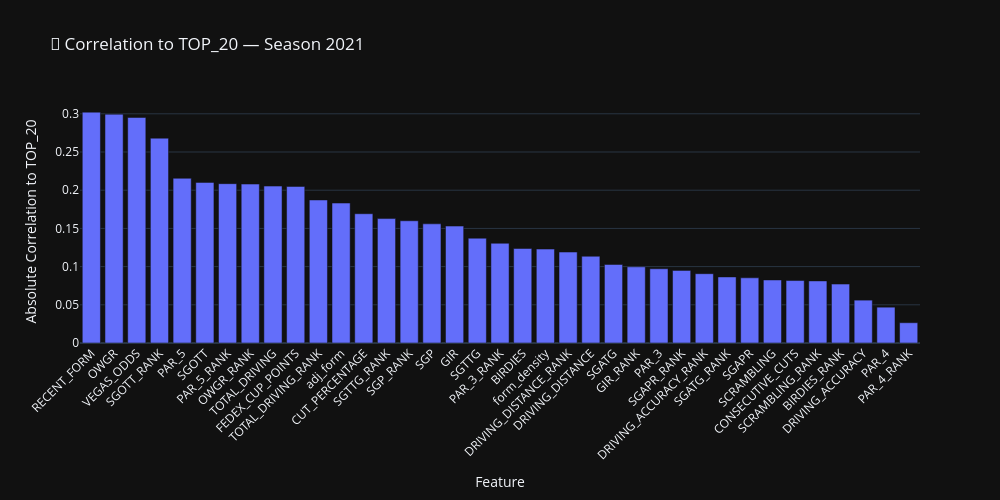
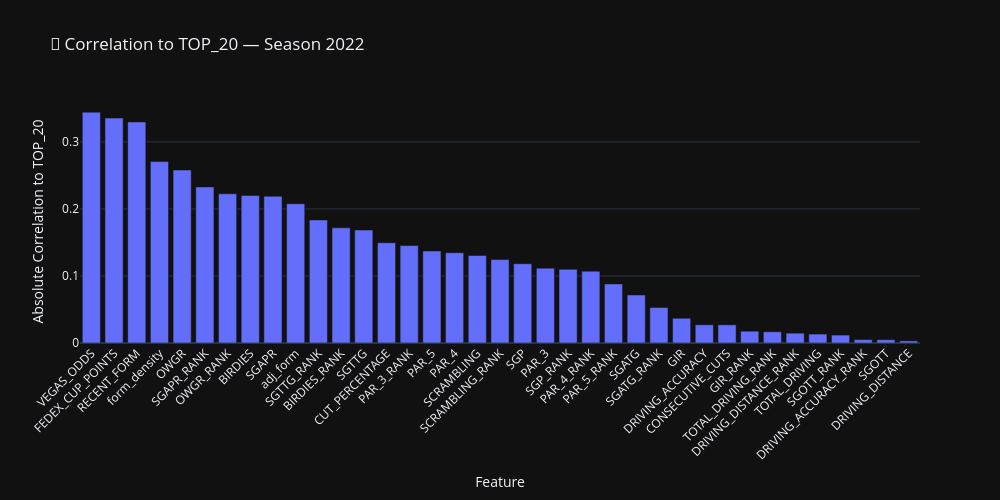
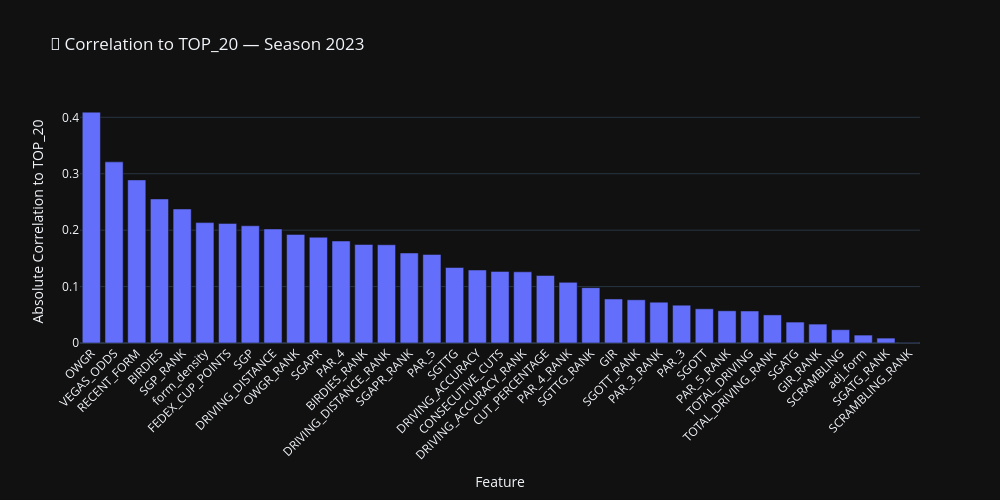
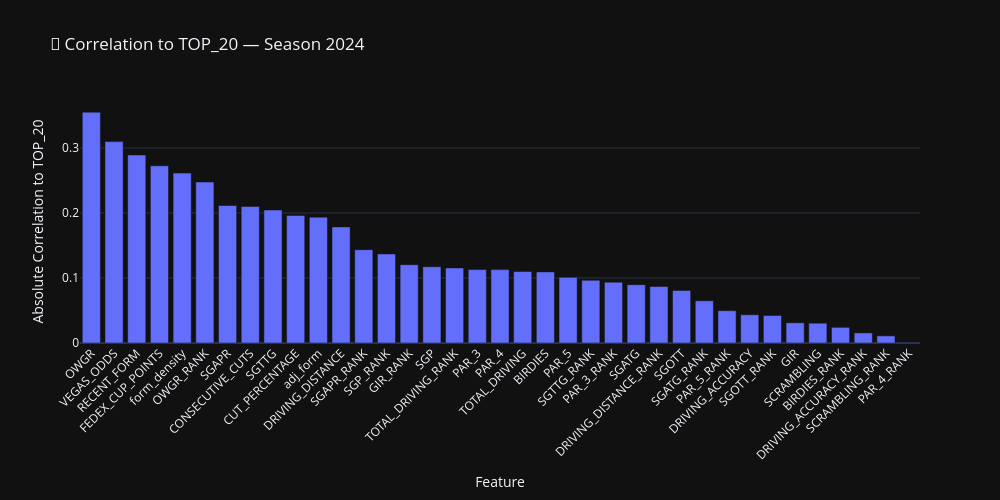

The cell these charts' notebook holds for them, in order:
### Markdown cell above
## Correlations
**Last 4 Years**

### Code cell
import plotly.express as px

# Get the 4 most recent seasons (or fewer if not available)
available_seasons = sorted(training_df["SEASON"].unique())[-4:]

# Dictionary to store correlation results
correlation_frames = {}

# Calculate correlations for each season
for season in available_seasons:
    df = training_df[training_df["SEASON"] == season].copy()

    # Numeric features only, drop final result
    numeric = df.select_dtypes(include=["float64", "int64"]).drop(columns=["FINAL_POS", "SEASON"], errors="ignore")

    # Skip if TOP_20 is not present
    if "TOP_20" not in numeric.columns:
        continue

    # Correlation with TOP_20
    cor = numeric.corr().abs()["TOP_20"].drop("TOP_20", errors="ignore").sort_values(ascending=False)
    cor_df = cor.reset_index()
    cor_df.columns = ["Feature", "Correlation"]
    correlation_frames[season] = cor_df

# Plot one bar chart per season
for season, cor_df in correlation_frames.items():
    fig = px.bar(
        cor_df,
        x="Feature",
        y="Correlation",
        title=f"🔎 Correlation to TOP_20 — Season {int(season)}",
        height=500,
        width=1000
    )

    fig.update_layout(
        xaxis_title="Feature",
        yaxis_title="Absolute Correlation to TOP_20",
        template="plotly_dark",
        xaxis_tickangle=-45
    )

    fig.show()

### Figure 1 — Plotly figure (JSON) as saved in the notebook; plotly's stock layout.template omitted (floating-point values rounded to 4 significant figures)
{"data": [{"hovertemplate": "Feature=%{x}<br>Correlation=%{y}<extra></extra>", "legendgroup": "", "marker": {"color": "#636efa", "pattern": {"shape": ""}}, "name": "", "orientation": "v", "showlegend": false, "textposition": "auto", "type": "bar", "x": ["RECENT_FORM", "OWGR", "VEGAS_ODDS", "SGOTT_RANK", "PAR_5", "SGOTT", "PAR_5_RANK", "OWGR_RANK", "TOTAL_DRIVING", "FEDEX_CUP_POINTS", "TOTAL_DRIVING_RANK", "adj_form", "CUT_PERCENTAGE", "SGTTG_RANK", "SGP_RANK", "SGP", "GIR", "SGTTG", "PAR_3_RANK", "BIRDIES", "form_density", "DRIVING_DISTANCE_RANK", "DRIVING_DISTANCE", "SGATG", "GIR_RANK", "PAR_3", "SGAPR_RANK", "DRIVING_ACCURACY_RANK", "SGATG_RANK", "SGAPR", "SCRAMBLING", "CONSECUTIVE_CUTS", "SCRAMBLING_RANK", "BIRDIES_RANK", "DRIVING_ACCURACY", "PAR_4", "PAR_4_RANK"], "xaxis": "x", "y": [0.3022, 0.2995, 0.2952, 0.2681, 0.2156, 0.2102, 0.2086, 0.208, 0.2054, 0.205, 0.1872, 0.1832, 0.1692, 0.1629, 0.16, 0.156, 0.153, 0.1372, 0.1305, 0.1237, 0.123, 0.1191, 0.1136, 0.1028, 0.0997, 0.09718, 0.09506, 0.09071, 0.08648, 0.08532, 0.08252, 0.08176, 0.08126, 0.07712, 0.0561, 0.04688, 0.02654], "yaxis": "y"}], "layout": {"barmode": "relative", "height": 500, "legend": {"tracegroupgap": 0}, "title": {"text": "🔎 Correlation to TOP_20 — Season 2021"}, "width": 1000, "xaxis": {"anchor": "y", "domain": [0, 1], "tickangle": -45, "title": {"text": "Feature"}}, "yaxis": {"anchor": "x", "domain": [0, 1], "title": {"text": "Absolute Correlation to TOP_20"}}}}

### Figure 2 — Plotly figure (JSON) as saved in the notebook; plotly's stock layout.template omitted (floating-point values rounded to 4 significant figures)
{"data": [{"hovertemplate": "Feature=%{x}<br>Correlation=%{y}<extra></extra>", "legendgroup": "", "marker": {"color": "#636efa", "pattern": {"shape": ""}}, "name": "", "orientation": "v", "showlegend": false, "textposition": "auto", "type": "bar", "x": ["VEGAS_ODDS", "FEDEX_CUP_POINTS", "RECENT_FORM", "form_density", "OWGR", "SGAPR_RANK", "OWGR_RANK", "BIRDIES", "SGAPR", "adj_form", "SGTTG_RANK", "BIRDIES_RANK", "SGTTG", "CUT_PERCENTAGE", "PAR_3_RANK", "PAR_5", "PAR_4", "SCRAMBLING", "SCRAMBLING_RANK", "SGP", "PAR_3", "SGP_RANK", "PAR_4_RANK", "PAR_5_RANK", "SGATG", "SGATG_RANK", "GIR", "DRIVING_ACCURACY", "CONSECUTIVE_CUTS", "GIR_RANK", "TOTAL_DRIVING_RANK", "DRIVING_DISTANCE_RANK", "TOTAL_DRIVING", "SGOTT_RANK", "DRIVING_ACCURACY_RANK", "SGOTT", "DRIVING_DISTANCE"], "xaxis": "x", "y": [0.3444, 0.3356, 0.3298, 0.2707, 0.2581, 0.2329, 0.2226, 0.2201, 0.219, 0.2077, 0.1836, 0.1718, 0.1685, 0.1495, 0.1453, 0.1373, 0.1347, 0.1306, 0.1244, 0.1183, 0.1117, 0.1099, 0.1071, 0.08819, 0.07159, 0.05293, 0.03688, 0.02719, 0.02711, 0.01763, 0.0168, 0.0147, 0.01333, 0.01182, 0.005078, 0.004905, 0.003154], "yaxis": "y"}], "layout": {"barmode": "relative", "height": 500, "legend": {"tracegroupgap": 0}, "title": {"text": "🔎 Correlation to TOP_20 — Season 2022"}, "width": 1000, "xaxis": {"anchor": "y", "domain": [0, 1], "tickangle": -45, "title": {"text": "Feature"}}, "yaxis": {"anchor": "x", "domain": [0, 1], "title": {"text": "Absolute Correlation to TOP_20"}}}}

### Figure 3 — Plotly figure (JSON) as saved in the notebook; plotly's stock layout.template omitted (floating-point values rounded to 4 significant figures)
{"data": [{"hovertemplate": "Feature=%{x}<br>Correlation=%{y}<extra></extra>", "legendgroup": "", "marker": {"color": "#636efa", "pattern": {"shape": ""}}, "name": "", "orientation": "v", "showlegend": false, "textposition": "auto", "type": "bar", "x": ["OWGR", "VEGAS_ODDS", "RECENT_FORM", "BIRDIES", "SGP_RANK", "form_density", "FEDEX_CUP_POINTS", "SGP", "DRIVING_DISTANCE", "OWGR_RANK", "SGAPR", "PAR_4", "BIRDIES_RANK", "DRIVING_DISTANCE_RANK", "SGAPR_RANK", "PAR_5", "SGTTG", "DRIVING_ACCURACY", "CONSECUTIVE_CUTS", "DRIVING_ACCURACY_RANK", "CUT_PERCENTAGE", "PAR_4_RANK", "SGTTG_RANK", "GIR", "SGOTT_RANK", "PAR_3_RANK", "PAR_3", "SGOTT", "PAR_5_RANK", "TOTAL_DRIVING", "TOTAL_DRIVING_RANK", "SGATG", "GIR_RANK", "SCRAMBLING", "adj_form", "SGATG_RANK", "SCRAMBLING_RANK"], "xaxis": "x", "y": [0.4092, 0.321, 0.2891, 0.2554, 0.2375, 0.2134, 0.212, 0.2078, 0.2021, 0.1925, 0.1875, 0.1807, 0.1746, 0.1741, 0.1595, 0.157, 0.1338, 0.1294, 0.1269, 0.1262, 0.1196, 0.1075, 0.0981, 0.07805, 0.07659, 0.07229, 0.067, 0.06061, 0.05706, 0.05677, 0.0498, 0.03709, 0.03352, 0.02357, 0.01402, 0.008676, 0.0006607], "yaxis": "y"}], "layout": {"barmode": "relative", "height": 500, "legend": {"tracegroupgap": 0}, "title": {"text": "🔎 Correlation to TOP_20 — Season 2023"}, "width": 1000, "xaxis": {"anchor": "y", "domain": [0, 1], "tickangle": -45, "title": {"text": "Feature"}}, "yaxis": {"anchor": "x", "domain": [0, 1], "title": {"text": "Absolute Correlation to TOP_20"}}}}

### Figure 4 — Plotly figure (JSON) as saved in the notebook; plotly's stock layout.template omitted (floating-point values rounded to 4 significant figures)
{"data": [{"hovertemplate": "Feature=%{x}<br>Correlation=%{y}<extra></extra>", "legendgroup": "", "marker": {"color": "#636efa", "pattern": {"shape": ""}}, "name": "", "orientation": "v", "showlegend": false, "textposition": "auto", "type": "bar", "x": ["OWGR", "VEGAS_ODDS", "RECENT_FORM", "FEDEX_CUP_POINTS", "form_density", "OWGR_RANK", "SGAPR", "CONSECUTIVE_CUTS", "SGTTG", "CUT_PERCENTAGE", "adj_form", "DRIVING_DISTANCE", "SGAPR_RANK", "SGP_RANK", "GIR_RANK", "SGP", "TOTAL_DRIVING_RANK", "PAR_3", "PAR_4", "TOTAL_DRIVING", "BIRDIES", "PAR_5", "SGTTG_RANK", "PAR_3_RANK", "SGATG", "DRIVING_DISTANCE_RANK", "SGOTT", "SGATG_RANK", "PAR_5_RANK", "DRIVING_ACCURACY", "SGOTT_RANK", "GIR", "SCRAMBLING", "BIRDIES_RANK", "DRIVING_ACCURACY_RANK", "SCRAMBLING_RANK", "PAR_4_RANK"], "xaxis": "x", "y": [0.3551, 0.3098, 0.2892, 0.2726, 0.2613, 0.2476, 0.2114, 0.2101, 0.2046, 0.1962, 0.1936, 0.1786, 0.1435, 0.137, 0.1205, 0.1173, 0.1154, 0.1129, 0.1129, 0.11, 0.1094, 0.1009, 0.0964, 0.09358, 0.08968, 0.08683, 0.0809, 0.06489, 0.04968, 0.04344, 0.0423, 0.03105, 0.03044, 0.02405, 0.01554, 0.01098, 0.0009628], "yaxis": "y"}], "layout": {"barmode": "relative", "height": 500, "legend": {"tracegroupgap": 0}, "title": {"text": "🔎 Correlation to TOP_20 — Season 2024"}, "width": 1000, "xaxis": {"anchor": "y", "domain": [0, 1], "tickangle": -45, "title": {"text": "Feature"}}, "yaxis": {"anchor": "x", "domain": [0, 1], "title": {"text": "Absolute Correlation to TOP_20"}}}}
